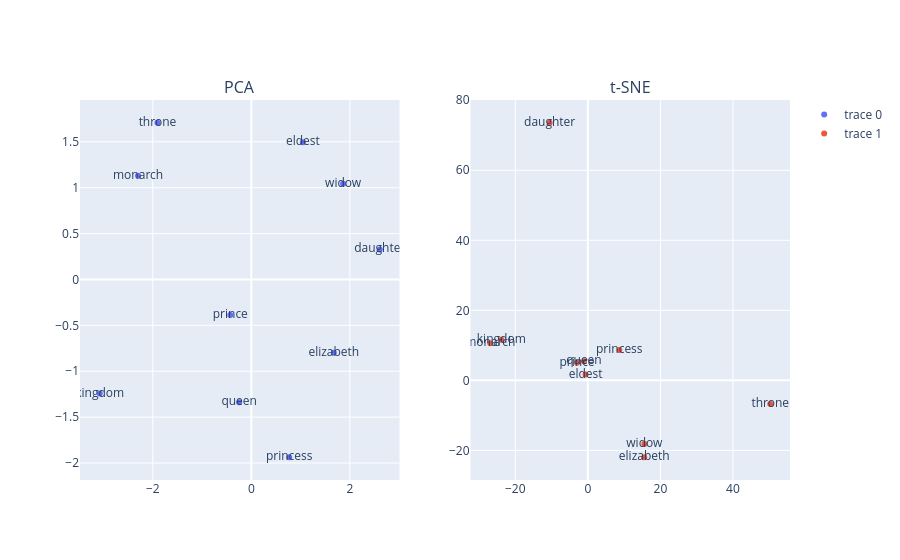

The cell this chart's notebook holds for it:
### Markdown cell above
### EXP 2

### Code cell
import gensim.downloader as api
import numpy as np
import plotly.graph_objects as go
from plotly.subplots import make_subplots
from sklearn.decomposition import PCA
from sklearn.manifold import TSNE

# Load model once
model = api.load("glove-wiki-gigaword-50")

words = ['queen','throne','prince','daughter','elizabeth','princess','kingdom','monarch','eldest','widow']
X = np.array([model[w] for w in words])

# Reduce dimensions
pca = PCA(2).fit_transform(X)
tsne = TSNE(2, perplexity=5, max_iter=250, random_state=42).fit_transform(X)

# Plot
fig = make_subplots(rows=1, cols=2, subplot_titles=("PCA", "t-SNE"))

fig.add_trace(go.Scatter(x=pca[:,0], y=pca[:,1], mode='markers+text', text=words), row=1, col=1)
fig.add_trace(go.Scatter(x=tsne[:,0], y=tsne[:,1], mode='markers+text', text=words), row=1, col=2)

fig.show()

### Figure 1 — Plotly figure (JSON) as saved in the notebook; plotly's stock layout.template omitted (floating-point values rounded to 4 significant figures)
{"data": [{"mode": "markers+text", "text": ["queen", "throne", "prince", "daughter", "elizabeth", "princess", "kingdom", "monarch", "eldest", "widow"], "type": "scatter", "x": [-0.2472, -1.907, -0.4271, 2.608, 1.674, 0.7681, -3.078, -2.3, 1.046, 1.863], "xaxis": "x", "y": [-1.338, 1.708, -0.3871, 0.3271, -0.7995, -1.937, -1.243, 1.13, 1.496, 1.042], "yaxis": "y"}, {"mode": "markers+text", "text": ["queen", "throne", "prince", "daughter", "elizabeth", "princess", "kingdom", "monarch", "eldest", "widow"], "type": "scatter", "x": [-1.069, 50.28, -2.973, -10.53, 15.54, 8.671, -23.84, -26.9, -0.6186, 15.56], "xaxis": "x2", "y": [5.436, -6.75, 5.058, 73.58, -21.96, 8.668, 11.62, 10.6, 1.639, -18.2], "yaxis": "y2"}], "layout": {"annotations": [{"font": {"size": 16}, "showarrow": false, "text": "PCA", "x": 0.225, "xanchor": "center", "xref": "paper", "y": 1, "yanchor": "bottom", "yref": "paper"}, {"font": {"size": 16}, "showarrow": false, "text": "t-SNE", "x": 0.775, "xanchor": "center", "xref": "paper", "y": 1, "yanchor": "bottom", "yref": "paper"}], "autosize": true, "xaxis": {"anchor": "y", "autorange": true, "domain": [0, 0.45], "range": [-3.46, 2.989], "type": "linear"}, "xaxis2": {"anchor": "y2", "autorange": true, "domain": [0.55, 1], "range": [-32.08, 55.46], "type": "linear"}, "yaxis": {"anchor": "x", "autorange": true, "domain": [0, 1], "range": [-2.238, 2.008], "type": "linear"}, "yaxis2": {"anchor": "x2", "autorange": true, "domain": [0, 1], "range": [-29.85, 81.46], "type": "linear"}}}
